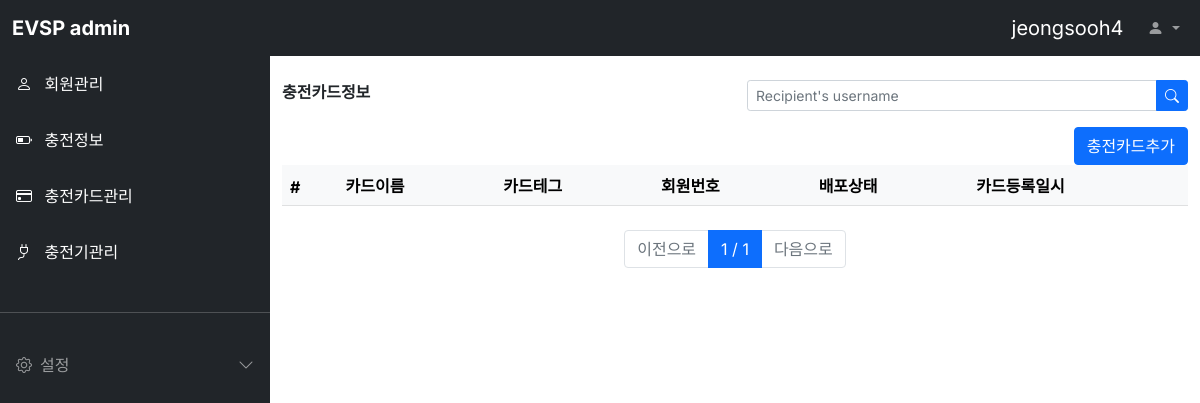
/cardinfo/list/ (signed in), run on an earlier commit of the app's database.
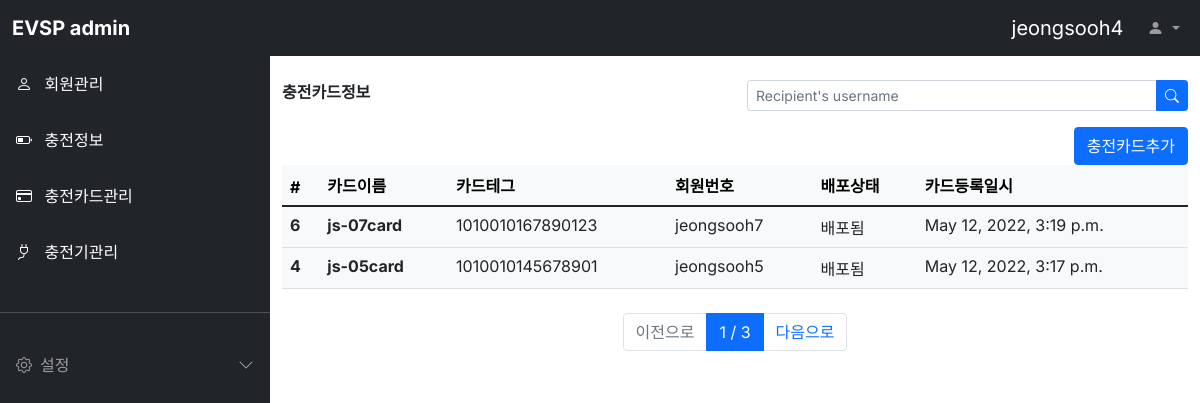
And on a later commit of the database.
### cardinfo/models.py (models this page shows, shortened)
class Cardinfo(models.Model):
  cardname = models.CharField(max_length=64, verbose_name='카드이름')
  cardtag = models.CharField(max_length=64, verbose_name='카드테그')
  cardstatus = models.CharField(max_length=64, verbose_name='배포상태')
  ownername = models.ForeignKey('evuser.Evuser', on_delete=models.CASCADE, verbose_name='회원번호')
  register_dttm = models.DateTimeField(auto_now_add=True, verbose_name='카드등록일시')
  class Meta:
    db_table = 'evsp_cardinfo'
    verbose_name = '카드정보'
    verbose_name_plural = '카드정보'

### evuser/models.py (models this page shows)
class Evuser(models.Model):
  USER_STATUS = [
    ('CONTRACTED', '정상'),
    ('NOT_CONTRACTED', '해지'),
    ('STOPED', '유예'),
  ]
  USER_CATEGORY = [
    ('NORMAL', '일반'),
    ('GROUPED', '법인'),
    ('ETC', '기타'),
  ]
  username = models.CharField(max_length=64, verbose_name='사용자명')
  password = models.CharField(max_length=128, verbose_name='비밀번호')
  usernumber = models.CharField(max_length=64, verbose_name='회원번호')
  name = models.CharField(max_length=64, verbose_name='회원이름')
  email = models.EmailField(max_length=128, verbose_name='이메일')
  phone = models.CharField(max_length=64, verbose_name='전화번호')
  category = models.CharField(max_length=64,
    choices=USER_CATEGORY, default='NORMAL', verbose_name='회원구분')
  status = models.CharField(max_length=64,
    choices=USER_STATUS, default='CONTRACTED', verbose_name='회원상태')
  address = models.TextField(verbose_name='주소')
  register_dttm = models.DateTimeField(auto_now_add=True, verbose_name='등록시간')
  def __str__(self):
    return self.username
  class Meta:
    db_table = 'evsp_evuser'
    verbose_name = '사용자'
    verbose_name_plural = '사용자'

### cardinfo/views.py (the view)
# urls.py: path('list/', views.cardinfo_list),
def cardinfo_list(request):
  all_cardinfos = Cardinfo.objects.all().order_by('-id')
  page = int(request.GET.get('p', 1))
  paginator = Paginator(all_cardinfos, 2)
  cardinfos = paginator.get_page(page)
  user_id = request.session.get('user')
  if user_id:
    loginuser = Evuser.objects.get(pk=user_id)
  return render(request, 'cardinfo_list.html', {'loginuser': loginuser, 'cardinfos': cardinfos})

### cardinfo/templates/cardinfo_list.html
{% extends "svcbase.html" %}
{% block contents %}
<div class="container-fluid mt-3">
  <div class="row">
    <div class="col-md-6 fw-bold">충전카드정보</div>
    <form class="col-md-6 ms-auto">
      <div class="input-group input-group-sm">
        <input type="text" class="form-control" placeholder="Recipient's username" aria-label="Recipient's username" aria-describedby="button-addon2">
        <button class="btn btn-primary" type="button" id="button-addon2">
          <i class="bi bi-search"></i>
        </button>
      </div>
    </form>
  </div>
  <div class="row">
    <div class="d-grid justify-content-md-end">
      <button class="btn btn-primary" onclick="location.href='/charginginfo/write/'">충전카드추가</button>
    </div>
  </div>
  <div class="row">
    <div class="col-12">
      <table class="table table-light">
        <thead class="thead-light">
          <tr>
            <th>#</th>
            <th>카드이름</th>
            <th>카드테그</th>
            <th>회원번호</th>
            <th>배포상태</th>
            <th>카드등록일시</th>
          </tr>
        </thead>
        <tbody class="text-dark">
          {% for cardinfo in cardinfos %}
          <tr onclick="location.href='/cardinfo/detail/{{ cardinfo.id }}'">
            <th>{{ cardinfo.id }}</th>
            <th>{{ cardinfo.cardname }}</th>
            <td>{{ cardinfo.cardtag }}</td>
            <td>{{ cardinfo.ownername }}</td>
            <td>{{ cardinfo.cardstatus }}</td>
            <td>{{ cardinfo.register_dttm }}</td>
          </tr>
          {% endfor %}
        </tbody>
      </table>
    </div>
  </div>
  <div class="row mt-2">
    <div class="col-12">
      <nav>
        <ul class="pagination justify-content-center">
          {% if cardinfos.has_previous %}
          <li class="page-item">
            <a href="?p={{ cardinfos.previous_page_number }}" class="page-link">이전으로</a>
          </li>
          {% else %}
          <li class="page-item disabled">
            <a href="#" class="page-link">이전으로</a>
          </li>
          {% endif %}
          <li class="page-item active">
            <a href="#" class="page-link">{{ cardinfos.number }} / {{ cardinfos.paginator.num_pages }}</a>
          </li>
          {% if cardinfos.has_next %}
          <li class="page-item">
            <a href="?p={{ cardinfos.next_page_number }}" class="page-link">다음으로</a>
          </li>
          {% else %}
          <li class="page-item disabled">
            <a href="#" class="page-link">다음으로</a>
          </li>
          {% endif %}
        </ul>
      </nav>
    </div>
  </div>
</div>
{% endblock %}

What changed in the data, as far as the page shows it:
added Cardinfo: id "6", cardname "js-07card", cardtag "1010010167890123", ownername "jeongsooh7", cardstatus "배포됨", register_dttm "May 12, 2022, 3:19 p.m."
added Cardinfo: id "4", cardname "js-05card", cardtag "1010010145678901", ownername "jeongsooh5", cardstatus "배포됨", register_dttm "May 12, 2022, 3:17 p.m."
Also different on the page:
{{ cardinfos.paginator.num_pages }}: "1" → "3"
